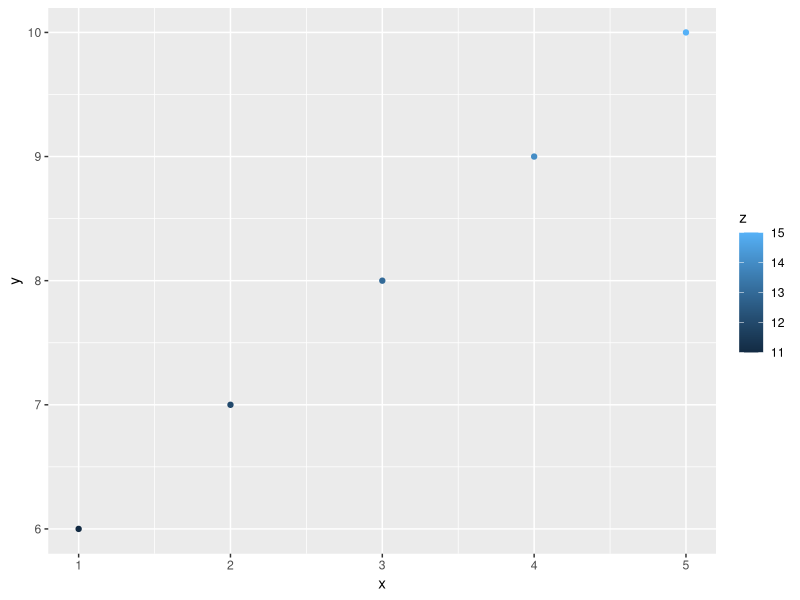

Reproduce this figure in R.
## ---- chunk 1
#| include: false
number <- 10

## ---- chunk 2
print(number)
## ---- chunk 3
#| include: false
library(tidyverse)
df <- tibble(
  x = c(1, 2, 3, 4, 5),
  y = c(6, 7, 8, 9, 10),
  z = c(11, 12, 13, 14, 15)
)
## ---- chunk 4
#| echo: false

df %>%
  ggplot(aes(x, y)) +
  geom_point(aes(color = z))
